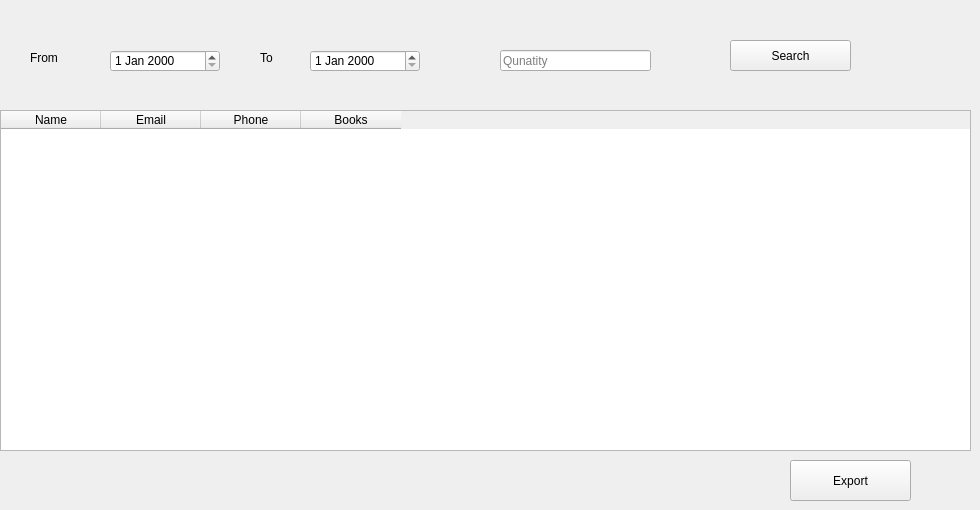
      <widget class="QWidget" name="tab_33">
       <attribute name="title">
        <string>Client Reports</string>
       </attribute>
       <widget class="QLineEdit" name="lineEdit_45">
        <property name="geometry">
         <rect>
          <x>500</x>
          <y>50</y>
          <width>151</width>
          <height>21</height>
         </rect>
        </property>
        <property name="placeholderText">
         <string>Qunatity</string>
        </property>
       </widget>
       <widget class="QDateEdit" name="dateEdit_7">
        <property name="geometry">
         <rect>
          <x>110</x>
          <y>50</y>
          <width>110</width>
          <height>22</height>
         </rect>
        </property>
       </widget>
       <widget class="QTableWidget" name="tableWidget_11">
        <property name="geometry">
         <rect>
          <x>0</x>
          <y>110</y>
          <width>971</width>
          <height>341</height>
         </rect>
        </property>
        <column>
         <property name="text">
          <string>Name</string>
         </property>
        </column>
        <column>
         <property name="text">
          <string>Email</string>
         </property>
        </column>
        <column>
         <property name="text">
          <string>Phone</string>
         </property>
        </column>
        <column>
         <property name="text">
          <string>Books</string>
         </property>
        </column>
       </widget>
       <widget class="QDateEdit" name="dateEdit_8">
        <property name="geometry">
         <rect>
          <x>310</x>
          <y>50</y>
          <width>110</width>
          <height>22</height>
         </rect>
        </property>
       </widget>
       <widget class="QLabel" name="label_57">
        <property name="geometry">
         <rect>
          <x>260</x>
          <y>50</y>
          <width>55</width>
          <height>16</height>
         </rect>
        </property>
        <property name="text">
         <string>To</string>
        </property>
       </widget>
       <widget class="QLabel" name="label_58">
        <property name="geometry">
         <rect>
          <x>30</x>
          <y>50</y>
          <width>55</width>
          <height>16</height>
         </rect>
        </property>
        <property name="text">
         <string>From</string>
        </property>
       </widget>
       <widget class="QPushButton" name="pushButton_31">
        <property name="geometry">
         <rect>
          <x>730</x>
          <y>40</y>
          <width>121</width>
          <height>31</height>
         </rect>
        </property>
        <property name="text">
         <string>Search</string>
        </property>
       </widget>
       <widget class="QPushButton" name="pushButton_24">
        <property name="geometry">
         <rect>
          <x>790</x>
          <y>460</y>
          <width>121</width>
          <height>41</height>
         </rect>
        </property>
        <property name="text">
         <string>Export</string>
        </property>
       </widget>
      </widget>
